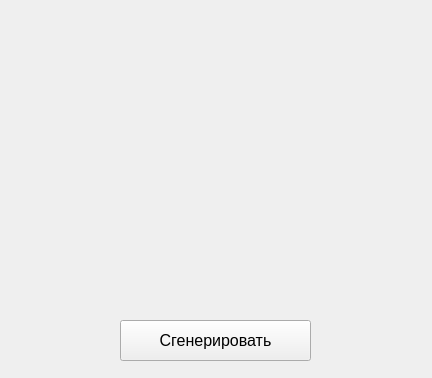
<?xml version="1.0" encoding="UTF-8"?>
<ui version="4.0">
 <class>Form</class>
 <widget class="QWidget" name="Form">
  <property name="geometry">
   <rect>
    <x>0</x>
    <y>0</y>
    <width>432</width>
    <height>378</height>
   </rect>
  </property>
  <property name="windowTitle">
   <string>Form</string>
  </property>
  <widget class="QPushButton" name="pb">
   <property name="geometry">
    <rect>
     <x>120</x>
     <y>320</y>
     <width>191</width>
     <height>41</height>
    </rect>
   </property>
   <property name="font">
    <font>
     <pointsize>12</pointsize>
    </font>
   </property>
   <property name="text">
    <string>Сгенерировать</string>
   </property>
  </widget>
 </widget>
 <resources/>
 <connections/>
</ui>
